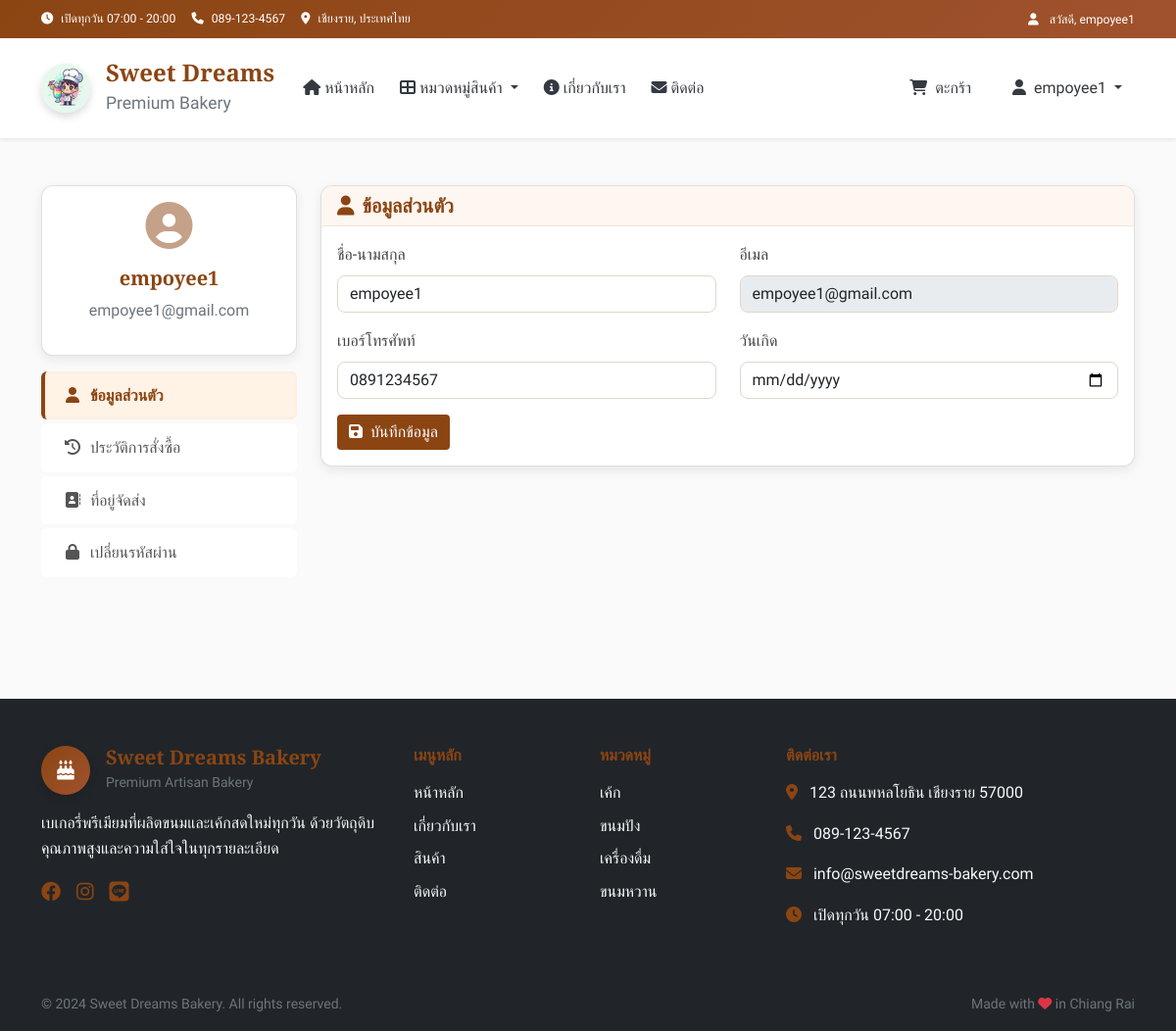
The page /profile (signed in) on the database its author committed.
### tables this page shows
CREATE TABLE users (
        id INTEGER PRIMARY KEY AUTOINCREMENT,
        username TEXT UNIQUE NOT NULL,
        email TEXT UNIQUE NOT NULL,
        password TEXT NOT NULL,
        full_name TEXT,
        phone TEXT,
        address TEXT,
        role TEXT DEFAULT 'customer',
        created_at TIMESTAMP DEFAULT CURRENT_TIMESTAMP
    );

CREATE TABLE categories (
        id INTEGER PRIMARY KEY AUTOINCREMENT,
        name TEXT UNIQUE NOT NULL,
        name_en TEXT,
        icon TEXT,
        description TEXT,
        display_order INTEGER DEFAULT 0
    );

### app.py (the view)
@app.route('/profile')
def profile():
    if not session.get('user_id'):
        flash('กรุณาเข้าสู่ระบบก่อน')
        return redirect(url_for('login'))
    conn = get_db_connection()
    user = conn.execute(
        "SELECT * FROM users WHERE id = ?", (session.get('user_id'),)
    ).fetchone()
    orders = conn.execute("""
        SELECT * FROM orders
        WHERE user_id = ?
        ORDER BY created_at DESC
    """, (session.get('user_id'),)).fetchall()
    conn.close()
    return render_template('profile.html', user=user, orders=orders)

### templates/profile.html (shortened to what this page needs)
{% extends "layout.html" %}
{% block extra_css %}
<link rel="stylesheet" href="{{ url_for('static', filename='css/profile.css') }}">
{% endblock %}
{% block content %}
<div class="profile-page">
    <div class="container py-5">
        <div class="row">
            <div class="col-md-3 mb-4">
                <div class="card">
                    <div class="card-body text-center">
                        <div class="mb-3">
                            <i class="fas fa-user-circle fa-5x text-primary"></i>
                        </div>
                        <h5>{{ user.full_name or user.username }}</h5>
                        <p class="text-muted">{{ user.email }}</p>
                    </div>
                </div>
                <div class="list-group mt-3">
                    <a href="{{ url_for('profile') }}" class="list-group-item list-group-item-action active" data-tab="profile-info">
                        <i class="fas fa-user me-2"></i>ข้อมูลส่วนตัว
                    </a>
                    <a href="{{ url_for('order_history') }}" class="list-group-item list-group-item-action" data-tab="order-history">
                        <i class="fas fa-history me-2"></i>ประวัติการสั่งซื้อ
                    </a>
                    <a href="{{ url_for('address_book') }}" class="list-group-item list-group-item-action" data-tab="address-book">
                        <i class="fas fa-address-book me-2"></i>ที่อยู่จัดส่ง
                    </a>
                    <a href="{{ url_for('change_password') }}" class="list-group-item list-group-item-action" data-tab="change-password">
                        <i class="fas fa-lock me-2"></i>เปลี่ยนรหัสผ่าน
                    </a>
                </div>
            </div>
            <div class="col-md-9">
                <div class="tab-content active" id="profile-info">
                    <div class="card">
                        <div class="card-header">
                            <h5 class="mb-0">
                                <i class="fas fa-user text-primary me-2"></i>ข้อมูลส่วนตัว
                            </h5>
                        </div>
                        <div class="card-body">
                            <form method="POST" action="/update_profile">
                                <div class="row">
                                    <div class="col-md-6 mb-3">
                                        <label class="form-label">ชื่อ-นามสกุล</label>
                                        <input type="text" class="form-control" name="full_name"
                                               value="{{ user.full_name or '' }}">
                                    </div>
                                    <div class="col-md-6 mb-3">
                                        <label class="form-label">อีเมล</label>
                                        <input type="email" class="form-control" name="email"
                                               value="{{ user.email }}" readonly>
                                    </div>
                                </div>
                                <div class="row">
                                    <div class="col-md-6 mb-3">
                                        <label class="form-label">เบอร์โทรศัพท์</label>
                                        <input type="tel" class="form-control" name="phone"
                                               value="{{ user.phone or '' }}">
                                    </div>
                                    <div class="col-md-6 mb-3">
                                        <label class="form-label">วันเกิด</label>
                                        <input type="date" class="form-control" name="birthday"
                                        value="{{ user.birthday or '' }}">
                                    </div>
                                </div>
                                <button type="submit" class="btn btn-primary">
                                    <i class="fas fa-save me-2"></i>บันทึกข้อมูล
                                </button>
                            </form>
                        </div>
                    </div>
                </div>
            </div>
        </div>
    </div>
</div>
{% endblock %}

### templates/layout.html (shortened to what this page needs)
<!DOCTYPE html>
<html lang="th" data-bs-theme="light">
<head>
    <link href="https://cdn.jsdelivr.net/npm/bootstrap@5.0.2/dist/css/bootstrap.min.css" rel="stylesheet">
    <link rel="stylesheet" href="https://cdnjs.cloudflare.com/ajax/libs/font-awesome/6.4.0/css/all.min.css">
    <link rel="stylesheet" href="{{ url_for('static', filename='css/main.css') }}">
    {% if session.get('role') == 'admin' %}
    <link rel="stylesheet" href="{{ url_for('static', filename='css/admin.css') }}">
    {% endif %}
    {% block extra_css %}{% endblock %}
</head>
<body>
    <header>
        <div class="top-bar bg-primary text-white py-2">
            <div class="container">
                <div class="row align-items-center">
                    <div class="col-md-8">
                        <small class="d-flex align-items-center flex-wrap gap-3">
                            <span><i class="fas fa-clock me-2"></i>เปิดทุกวัน 07:00 - 20:00</span>
                            <span><i class="fas fa-phone me-2"></i>089-123-4567</span>
                            <span><i class="fas fa-map-marker-alt me-2"></i>เชียงราย, ประเทศไทย</span>
                        </small>
                    </div>
                    <div class="col-md-4 text-end">
                        {% if session.get('user_id') %}
                            <small>
                                <i class="fas fa-user me-2"></i>
                                สวัสดี, {{ session.get('full_name') or session.get('username') }}
                            </small>
                        {% endif %}
                    </div>
                </div>
            </div>
        </div>
    </header>
    <nav class="navbar navbar-expand-lg navbar-light bg-white shadow-sm sticky-top" aria-label="Main navigation">
        <div class="container">
            <a class="navbar-brand d-flex align-items-center" href="{{ url_for('index') }}">
                <div class="logo-container me-3">
                    <div class="logo-circle">
                        <img src="{{ url_for('static', filename='images/hero.jpg') }}" alt="Logo" class="logo-img">
                    </div>
                </div>
                <div class="brand-info d-none d-md-block">
                    <h4 class="mb-0 brand-name">Sweet Dreams</h4>
                    <small class="text-muted">Premium Bakery</small>
                </div>
            </a>
            <div class="collapse navbar-collapse" id="navbarNav">
                <ul class="navbar-nav me-auto mb-2 mb-lg-0">
                    <li class="nav-item">
                        <a class="nav-link fw-500 {% if request.endpoint == 'index' %}active{% endif %}" href="{{ url_for('index') }}">
                            <i class="fas fa-home me-1"></i>หน้าหลัก
                        </a>
                    </li>
                    <li class="nav-item dropdown">
                        <a class="nav-link dropdown-toggle fw-500" href="#" role="button" data-bs-toggle="dropdown" aria-expanded="false">
                            <i class="fas fa-th-large me-1"></i>หมวดหมู่สินค้า
                        </a>
                    </li>
                    <li class="nav-item">
                        <a class="nav-link fw-500" href="{{ url_for('index') }}#about">
                            <i class="fas fa-info-circle me-1"></i>เกี่ยวกับเรา
                        </a>
                    </li>
                    <li class="nav-item">
                        <a class="nav-link fw-500" href="{{ url_for('index') }}#contact">
                            <i class="fas fa-envelope me-1"></i>ติดต่อ
                        </a>
                    </li>
                </ul>
                <ul class="navbar-nav ms-auto">
                    <li class="nav-item me-3">
                        <a class="nav-link position-relative fw-500 cart-link" href="{{ url_for('cart') }}">
                            <i class="fas fa-shopping-cart me-1"></i>
                            <span class="d-none d-lg-inline">ตะกร้า</span>
                        </a>
                    </li>
                    {% if session.get('user_id') %}
                        <li class="nav-item dropdown">
                            <a class="nav-link dropdown-toggle fw-500" href="#" role="button" data-bs-toggle="dropdown" aria-expanded="false">
                                <i class="fas fa-user me-1"></i>
                                <span class="d-none d-lg-inline">{{ session.get('full_name') or session.get('username') }}</span>
                            </a>
                        </li>
                    {% endif %}
                </ul>
            </div>
        </div>
    </nav>
    <main>
        {% block content %}{% endblock %}
    </main>
    <footer class="bg-dark text-white mt-5">
        <div class="container py-5">
            <div class="row gy-4">
                <div class="col-lg-4">
                    <div class="d-flex align-items-center mb-3">
                        <div class="logo-circle bg-primary me-3">
                            <i class="fas fa-birthday-cake text-white" aria-hidden="true"></i>
                        </div>
                        <div>
                            <h5 class="mb-0 text-primary">Sweet Dreams Bakery</h5>
                            <small class="text-muted">Premium Artisan Bakery</small>
                        </div>
                    </div>
                    <p class="text-light">
                        เบเกอรี่พรีเมียมที่ผลิตขนมและเค้กสดใหม่ทุกวัน
                        ด้วยวัตถุดิบคุณภาพสูงและความใส่ใจในทุกรายละเอียด
                    </p>
                    <div class="d-flex gap-3">
                        <a href="#" class="text-primary fs-5" aria-label="Facebook"><i class="fab fa-facebook"></i></a>
                        <a href="#" class="text-primary fs-5" aria-label="Instagram"><i class="fab fa-instagram"></i></a>
                        <a href="#" class="text-primary fs-5" aria-label="Line"><i class="fab fa-line"></i></a>
                    </div>
                </div>
                <div class="col-lg-2 col-md-6">
                    <h6 class="text-primary mb-3">เมนูหลัก</h6>
                    <ul class="list-unstyled">
                        <li class="mb-2"><a href="{{ url_for('index') }}" class="text-light text-decoration-none">หน้าหลัก</a></li>
                        <li class="mb-2"><a href="{{ url_for('index') }}#about" class="text-light text-decoration-none">เกี่ยวกับเรา</a></li>
                        <li class="mb-2"><a href="{{ url_for('index') }}#products" class="text-light text-decoration-none">สินค้า</a></li>
                        <li class="mb-2"><a href="{{ url_for('index') }}#contact" class="text-light text-decoration-none">ติดต่อ</a></li>
                    </ul>
                </div>
                <div class="col-lg-2 col-md-6">
                    <h6 class="text-primary mb-3">หมวดหมู่</h6>
                    <ul class="list-unstyled">
                        {% if categories %}
                            {% for category in categories[:4] %}
                            <li class="mb-2">
                                <a href="{{ url_for('category_by_id', category_id=category.id) }}" class="text-light text-decoration-none">
                                    {{ category.name }}
                                </a>
                            </li>
                            {% endfor %}
                        {% endif %}
                    </ul>
                </div>
                <div class="col-lg-4">
                    <h6 class="text-primary mb-3">ติดต่อเรา</h6>
                    <div class="mb-3">
                        <i class="fas fa-map-marker-alt text-primary me-2"></i>
                        <span class="text-light">123 ถนนพหลโยธิน เชียงราย 57000</span>
                    </div>
                    <div class="mb-3">
                        <i class="fas fa-phone text-primary me-2"></i>
                        <span class="text-light">089-123-4567</span>
                    </div>
                    <div class="mb-3">
                        <i class="fas fa-envelope text-primary me-2"></i>
                        <span class="text-light">info@sweetdreams-bakery.com</span>
                    </div>
                    <div>
                        <i class="fas fa-clock text-primary me-2"></i>
                        <span class="text-light">เปิดทุกวัน 07:00 - 20:00</span>
                    </div>
                </div>
            </div>
        </div>
        <div class="bg-black py-3">
            <div class="container">
                <div class="row align-items-center">
                    <div class="col-md-6">
                        <small class="text-muted">
                            © 2024 Sweet Dreams Bakery. All rights reserved.
                        </small>
                    </div>
                    <div class="col-md-6 text-md-end">
                        <small class="text-muted">
                            Made with <i class="fas fa-heart text-danger"></i> in Chiang Rai
                        </small>
                    </div>
                </div>
            </div>
        </div>
    </footer>
    <div class="toast-container position-fixed bottom-0 end-0 p-3" style="z-index: 1055;">
    </div>
</body>
</html>

### rows shown on the page
users: full_name "empoyee1", email "empoyee1@gmail.com", phone "0891234567"
categories: name "เค้ก"
categories: name "ขนมปัง"
categories: name "เครื่องดื่ม"
categories: name "ขนมหวาน"

### other values the page prints
{{ session.get('full_name') or session.get('username') }} "empoyee1"
